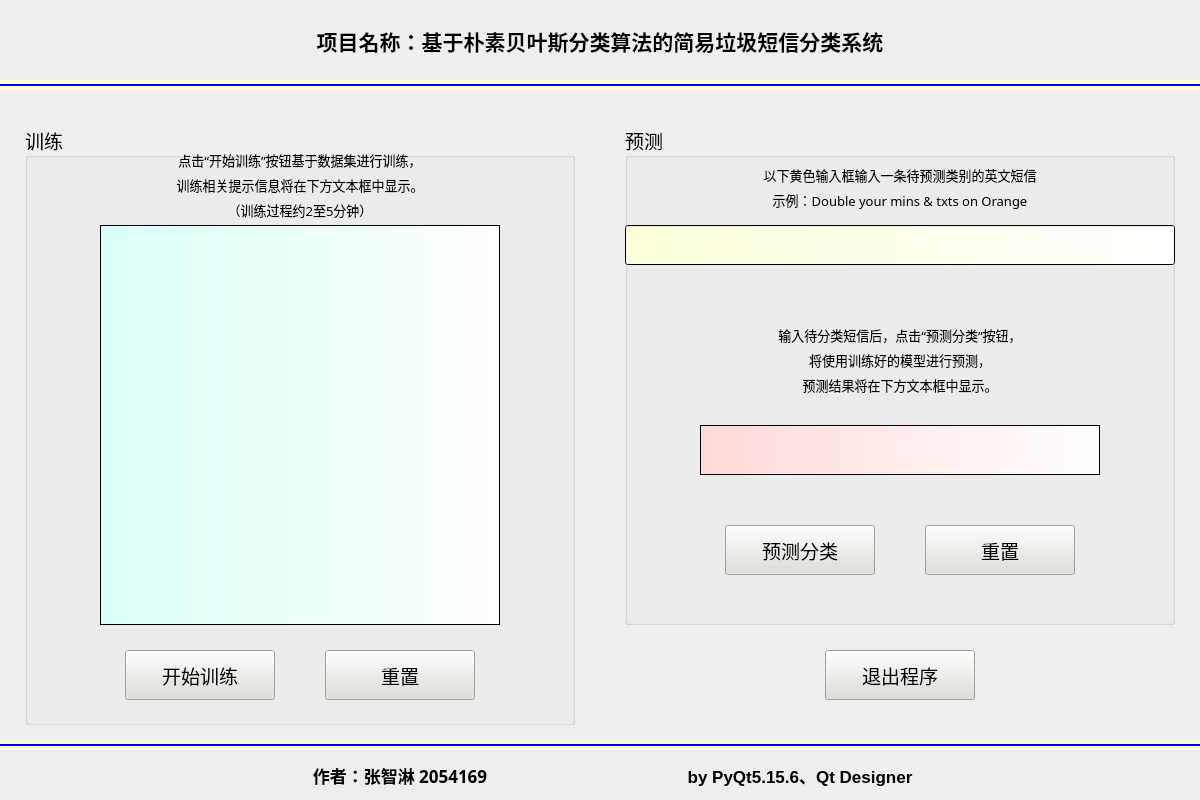
<?xml version="1.0" encoding="UTF-8"?>
<ui version="4.0">
 <class>NaiveBayes_Spam_filter</class>
 <widget class="QMainWindow" name="NaiveBayes_Spam_filter">
  <property name="geometry">
   <rect>
    <x>0</x>
    <y>0</y>
    <width>1200</width>
    <height>800</height>
   </rect>
  </property>
  <property name="minimumSize">
   <size>
    <width>1200</width>
    <height>800</height>
   </size>
  </property>
  <property name="maximumSize">
   <size>
    <width>1200</width>
    <height>800</height>
   </size>
  </property>
  <property name="windowTitle">
   <string>MainWindow</string>
  </property>
  <widget class="QWidget" name="mainWidget">
   <property name="minimumSize">
    <size>
     <width>1200</width>
     <height>800</height>
    </size>
   </property>
   <property name="maximumSize">
    <size>
     <width>1200</width>
     <height>800</height>
    </size>
   </property>
   <widget class="QLabel" name="label_1">
    <property name="geometry">
     <rect>
      <x>0</x>
      <y>25</y>
      <width>1200</width>
      <height>50</height>
     </rect>
    </property>
    <property name="font">
     <font>
      <family>黑体</family>
      <pointsize>16</pointsize>
      <weight>75</weight>
      <bold>true</bold>
     </font>
    </property>
    <property name="text">
     <string>项目名称：基于朴素贝叶斯分类算法的简易垃圾短信分类系统</string>
    </property>
    <property name="alignment">
     <set>Qt::AlignHCenter|Qt::AlignTop</set>
    </property>
   </widget>
   <widget class="QLabel" name="label_2">
    <property name="geometry">
     <rect>
      <x>200</x>
      <y>750</y>
      <width>400</width>
      <height>50</height>
     </rect>
    </property>
    <property name="font">
     <font>
      <family>黑体</family>
      <pointsize>13</pointsize>
      <weight>75</weight>
      <italic>false</italic>
      <bold>true</bold>
      <underline>false</underline>
      <strikeout>false</strikeout>
     </font>
    </property>
    <property name="text">
     <string>作者：张智淋 2054169</string>
    </property>
    <property name="alignment">
     <set>Qt::AlignCenter</set>
    </property>
   </widget>
   <widget class="QLabel" name="label_3">
    <property name="geometry">
     <rect>
      <x>600</x>
      <y>750</y>
      <width>400</width>
      <height>50</height>
     </rect>
    </property>
    <property name="font">
     <font>
      <family>Arial</family>
      <pointsize>13</pointsize>
      <weight>75</weight>
      <bold>true</bold>
     </font>
    </property>
    <property name="text">
     <string>by PyQt5.15.6、Qt Designer</string>
    </property>
    <property name="alignment">
     <set>Qt::AlignCenter</set>
    </property>
   </widget>
   <widget class="Line" name="line_1">
    <property name="geometry">
     <rect>
      <x>0</x>
      <y>740</y>
      <width>1200</width>
      <height>10</height>
     </rect>
    </property>
    <property name="styleSheet">
     <string notr="true">background-color: rgb(255, 255, 220);
color: rgb(0, 0, 255);</string>
    </property>
    <property name="frameShadow">
     <enum>QFrame::Plain</enum>
    </property>
    <property name="lineWidth">
     <number>2</number>
    </property>
    <property name="midLineWidth">
     <number>2</number>
    </property>
    <property name="orientation">
     <enum>Qt::Horizontal</enum>
    </property>
   </widget>
   <widget class="QPushButton" name="exitButton">
    <property name="geometry">
     <rect>
      <x>825</x>
      <y>650</y>
      <width>150</width>
      <height>50</height>
     </rect>
    </property>
    <property name="font">
     <font>
      <family>方正姚体</family>
      <pointsize>14</pointsize>
     </font>
    </property>
    <property name="styleSheet">
     <string notr="true">background-color: rgb(224, 222, 215);</string>
    </property>
    <property name="text">
     <string>退出程序</string>
    </property>
   </widget>
   <widget class="Line" name="line_2">
    <property name="geometry">
     <rect>
      <x>0</x>
      <y>80</y>
      <width>1200</width>
      <height>10</height>
     </rect>
    </property>
    <property name="styleSheet">
     <string notr="true">background-color: rgb(255, 255, 220);
color: rgb(0, 0, 255);</string>
    </property>
    <property name="frameShadow">
     <enum>QFrame::Plain</enum>
    </property>
    <property name="lineWidth">
     <number>2</number>
    </property>
    <property name="midLineWidth">
     <number>2</number>
    </property>
    <property name="orientation">
     <enum>Qt::Horizontal</enum>
    </property>
   </widget>
   <widget class="QGroupBox" name="trainBox">
    <property name="geometry">
     <rect>
      <x>25</x>
      <y>125</y>
      <width>550</width>
      <height>600</height>
     </rect>
    </property>
    <property name="font">
     <font>
      <family>微软雅黑</family>
      <pointsize>14</pointsize>
     </font>
    </property>
    <property name="title">
     <string>训练</string>
    </property>
    <widget class="QTextBrowser" name="infoBrowser">
     <property name="geometry">
      <rect>
       <x>75</x>
       <y>100</y>
       <width>400</width>
       <height>400</height>
      </rect>
     </property>
     <property name="font">
      <font>
       <pointsize>12</pointsize>
      </font>
     </property>
     <property name="styleSheet">
      <string notr="true">background-color: qlineargradient(spread:pad, x1:0, y1:0, x2:1, y2:0, stop:0 rgba(217, 255, 246, 255), stop:1 rgba(255, 255, 255, 255));</string>
     </property>
    </widget>
    <widget class="QPushButton" name="trainButton">
     <property name="geometry">
      <rect>
       <x>100</x>
       <y>525</y>
       <width>150</width>
       <height>50</height>
      </rect>
     </property>
     <property name="font">
      <font>
       <family>方正姚体</family>
       <pointsize>14</pointsize>
      </font>
     </property>
     <property name="styleSheet">
      <string notr="true">background-color: rgb(224, 222, 215);</string>
     </property>
     <property name="text">
      <string>开始训练</string>
     </property>
    </widget>
    <widget class="QLabel" name="label_4">
     <property name="geometry">
      <rect>
       <x>75</x>
       <y>25</y>
       <width>400</width>
       <height>20</height>
      </rect>
     </property>
     <property name="font">
      <font>
       <family>宋体</family>
       <pointsize>10</pointsize>
      </font>
     </property>
     <property name="text">
      <string>点击“开始训练”按钮基于数据集进行训练，</string>
     </property>
     <property name="alignment">
      <set>Qt::AlignHCenter|Qt::AlignTop</set>
     </property>
    </widget>
    <widget class="QLabel" name="label_5">
     <property name="geometry">
      <rect>
       <x>75</x>
       <y>50</y>
       <width>400</width>
       <height>20</height>
      </rect>
     </property>
     <property name="font">
      <font>
       <family>宋体</family>
       <pointsize>10</pointsize>
      </font>
     </property>
     <property name="text">
      <string>训练相关提示信息将在下方文本框中显示。</string>
     </property>
     <property name="alignment">
      <set>Qt::AlignHCenter|Qt::AlignTop</set>
     </property>
    </widget>
    <widget class="QPushButton" name="resettrainButton">
     <property name="geometry">
      <rect>
       <x>300</x>
       <y>525</y>
       <width>150</width>
       <height>50</height>
      </rect>
     </property>
     <property name="font">
      <font>
       <family>方正姚体</family>
       <pointsize>14</pointsize>
      </font>
     </property>
     <property name="styleSheet">
      <string notr="true">background-color: rgb(224, 222, 215);</string>
     </property>
     <property name="text">
      <string>重置</string>
     </property>
    </widget>
    <widget class="QLabel" name="label_11">
     <property name="geometry">
      <rect>
       <x>75</x>
       <y>75</y>
       <width>400</width>
       <height>20</height>
      </rect>
     </property>
     <property name="font">
      <font>
       <family>宋体</family>
       <pointsize>10</pointsize>
      </font>
     </property>
     <property name="text">
      <string>（训练过程约2至5分钟）</string>
     </property>
     <property name="alignment">
      <set>Qt::AlignHCenter|Qt::AlignTop</set>
     </property>
    </widget>
   </widget>
   <widget class="QGroupBox" name="groupBox">
    <property name="geometry">
     <rect>
      <x>625</x>
      <y>125</y>
      <width>550</width>
      <height>500</height>
     </rect>
    </property>
    <property name="font">
     <font>
      <family>微软雅黑</family>
      <pointsize>14</pointsize>
     </font>
    </property>
    <property name="title">
     <string>预测</string>
    </property>
    <widget class="QLineEdit" name="lineEdit">
     <property name="geometry">
      <rect>
       <x>0</x>
       <y>100</y>
       <width>550</width>
       <height>40</height>
      </rect>
     </property>
     <property name="font">
      <font>
       <family>Arial</family>
       <pointsize>10</pointsize>
      </font>
     </property>
     <property name="styleSheet">
      <string notr="true">background-color: qlineargradient(spread:pad, x1:0, y1:0, x2:1, y2:0, stop:0 rgba(252, 255, 217, 255), stop:1 rgba(255, 255, 255, 255));</string>
     </property>
    </widget>
    <widget class="QTextBrowser" name="resultBrowser">
     <property name="geometry">
      <rect>
       <x>75</x>
       <y>300</y>
       <width>400</width>
       <height>50</height>
      </rect>
     </property>
     <property name="styleSheet">
      <string notr="true">background-color: qlineargradient(spread:pad, x1:0, y1:0, x2:1, y2:0, stop:0 rgba(255, 217, 217, 255), stop:1 rgba(255, 255, 255, 255));</string>
     </property>
    </widget>
    <widget class="QPushButton" name="predictButton">
     <property name="geometry">
      <rect>
       <x>100</x>
       <y>400</y>
       <width>150</width>
       <height>50</height>
      </rect>
     </property>
     <property name="font">
      <font>
       <family>方正姚体</family>
       <pointsize>14</pointsize>
      </font>
     </property>
     <property name="styleSheet">
      <string notr="true">background-color: rgb(224, 222, 215);</string>
     </property>
     <property name="text">
      <string>预测分类</string>
     </property>
    </widget>
    <widget class="QLabel" name="label_6">
     <property name="geometry">
      <rect>
       <x>0</x>
       <y>40</y>
       <width>550</width>
       <height>20</height>
      </rect>
     </property>
     <property name="font">
      <font>
       <family>宋体</family>
       <pointsize>10</pointsize>
      </font>
     </property>
     <property name="text">
      <string>以下黄色输入框输入一条待预测类别的英文短信</string>
     </property>
     <property name="alignment">
      <set>Qt::AlignHCenter|Qt::AlignTop</set>
     </property>
    </widget>
    <widget class="QLabel" name="label_7">
     <property name="geometry">
      <rect>
       <x>0</x>
       <y>65</y>
       <width>550</width>
       <height>20</height>
      </rect>
     </property>
     <property name="font">
      <font>
       <family>宋体</family>
       <pointsize>10</pointsize>
      </font>
     </property>
     <property name="text">
      <string>示例：Double your mins &amp; txts on Orange</string>
     </property>
     <property name="alignment">
      <set>Qt::AlignHCenter|Qt::AlignTop</set>
     </property>
    </widget>
    <widget class="QLabel" name="label_8">
     <property name="geometry">
      <rect>
       <x>75</x>
       <y>200</y>
       <width>400</width>
       <height>20</height>
      </rect>
     </property>
     <property name="font">
      <font>
       <family>宋体</family>
       <pointsize>10</pointsize>
      </font>
     </property>
     <property name="text">
      <string>输入待分类短信后，点击“预测分类”按钮，</string>
     </property>
     <property name="alignment">
      <set>Qt::AlignHCenter|Qt::AlignTop</set>
     </property>
    </widget>
    <widget class="QLabel" name="label_9">
     <property name="geometry">
      <rect>
       <x>75</x>
       <y>225</y>
       <width>400</width>
       <height>20</height>
      </rect>
     </property>
     <property name="font">
      <font>
       <family>宋体</family>
       <pointsize>10</pointsize>
      </font>
     </property>
     <property name="text">
      <string>将使用训练好的模型进行预测，</string>
     </property>
     <property name="alignment">
      <set>Qt::AlignHCenter|Qt::AlignTop</set>
     </property>
    </widget>
    <widget class="QLabel" name="label_10">
     <property name="geometry">
      <rect>
       <x>75</x>
       <y>250</y>
       <width>400</width>
       <height>20</height>
      </rect>
     </property>
     <property name="font">
      <font>
       <family>宋体</family>
       <pointsize>10</pointsize>
      </font>
     </property>
     <property name="text">
      <string>预测结果将在下方文本框中显示。</string>
     </property>
     <property name="alignment">
      <set>Qt::AlignHCenter|Qt::AlignTop</set>
     </property>
    </widget>
    <widget class="QPushButton" name="resetpredictButton">
     <property name="geometry">
      <rect>
       <x>300</x>
       <y>400</y>
       <width>150</width>
       <height>50</height>
      </rect>
     </property>
     <property name="font">
      <font>
       <family>方正姚体</family>
       <pointsize>14</pointsize>
      </font>
     </property>
     <property name="styleSheet">
      <string notr="true">background-color: rgb(224, 222, 215);</string>
     </property>
     <property name="text">
      <string>重置</string>
     </property>
    </widget>
    <zorder>resultBrowser</zorder>
    <zorder>lineEdit</zorder>
    <zorder>predictButton</zorder>
    <zorder>label_6</zorder>
    <zorder>label_7</zorder>
    <zorder>label_8</zorder>
    <zorder>label_9</zorder>
    <zorder>label_10</zorder>
    <zorder>resetpredictButton</zorder>
   </widget>
  </widget>
 </widget>
 <resources/>
 <connections/>
</ui>
